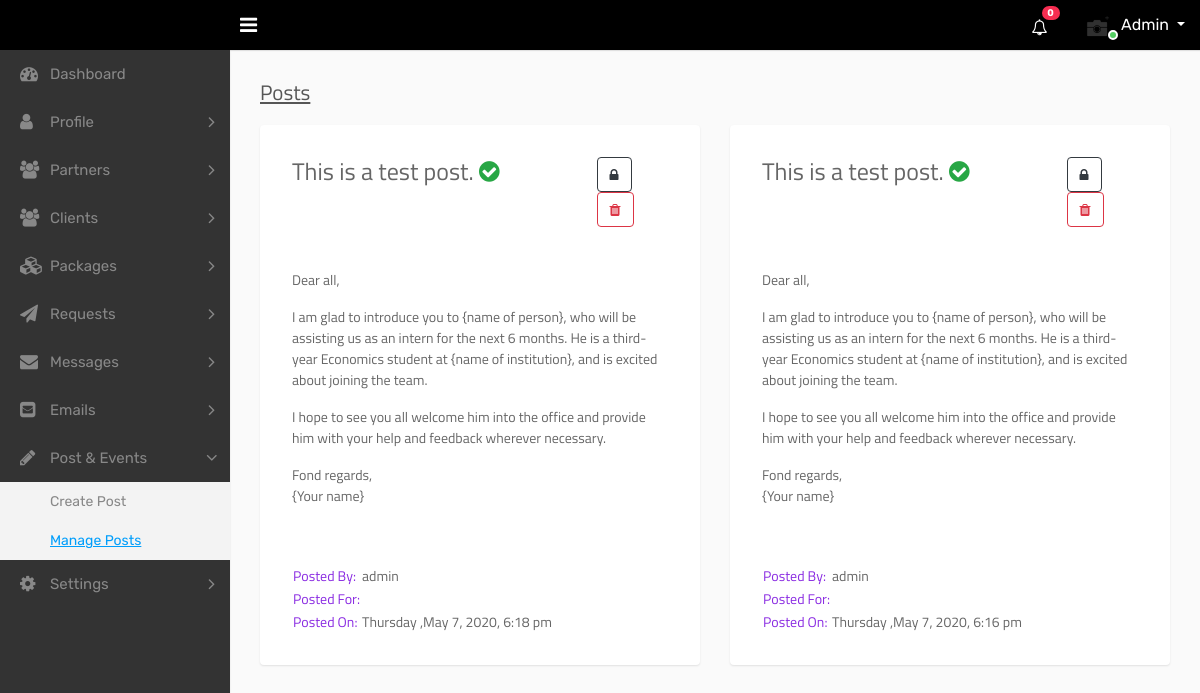
Screenshot of /dashboard/admin/post-manage.php (signed in) with the database file from the repository.
### tables this page shows
CREATE TABLE `posts` (
  `id` int(11) NOT NULL,
  `post_id` varchar(100) NOT NULL,
  `posted_by` text NOT NULL,
  `posted_for` text NOT NULL,
  `post_title` text NOT NULL,
  `post_description` text NOT NULL,
  `posted_on` varchar(100) NOT NULL,
  `publication_status` tinyint(1) NOT NULL,
  `created_at` datetime NOT NULL DEFAULT current_timestamp() ON UPDATE current_timestamp(),
  `updated_at` timestamp NOT NULL DEFAULT current_timestamp() ON UPDATE current_timestamp()
);

### dashboard/admin/server/Admin.php (called while the page is built, shortened)
<?php
class Admin
{
    private $conn;
    public function __construct()
    {
        $this->conn = new mysqli('localhost', 'root', '', 'dams');
    }
    public function adminData()
    {
        $adminid = $_SESSION['admin_id'];
        $sql = "SELECT *FROM admin WHERE admin_id = '$adminid' AND type='admin'";
        $result = $this->conn->query($sql);
        return $result;
    }
    public function view_posts()
    {
        $sql = "SELECT * FROM `posts` WHERE `posted_by` = 'admin' ORDER BY id DESC ";
        $result = $this->conn->query($sql);
        return $result;
    }
    public function total_notification()
    {
        $query = "SELECT COUNT(id) FROM `notifications` WHERE notification_to = 'admin' AND is_seen = 0";
        $result = mysqli_query($this->conn, $query);
        $rows = mysqli_fetch_row($result);
        $count = $rows[0];
        return $count;
    }
}

### dashboard/admin/post-manage.php (the view, shortened to what this page needs)
<?php
require_once './server/Admin.php';
$server = new Admin();
$result = $server->adminData();
$posts = $server->view_posts();
?>
<!DOCTYPE html>
<html lang="en">
<head>
    <?php
    include './parts/css-links.php';
    ?>
</head>
<body>
<div class="main-wrapper">
    <?php while ($row = $result->fetch_assoc()) { ?>
        <?php include './parts/top-nav.php'; ?>
        <?php include './parts/side-nav.php'; ?>
    <?php } ?>
    <div class="page-wrapper">
        <div class="content">
            <div class="row" style="font-family: 'Titillium Web', sans-serif;">
                <div class="col-sm-7 col-6">
                    <h4 class="page-title">
                        <u>Posts</u>
                    </h4>
                </div>
                <div class="col-sm-5 col-6 text-right m-b-30">
                </div>
            </div>
            <div class="row">
                <?php if ($posts->num_rows > 0) {
                    while ($row = $posts->fetch_assoc()) {
                        ?>
                        <div class="col-md-6 col-sm-6 col-lg-6 col-xl-6">
                            <div class="dash-widget">
                                <div style="padding: 3%">
                                    <div class="row">
                                        <div class="col-sm-9">
                                            <h3>
                                                <?= $row['post_title'] ?>
                                                <?php if ($row['publication_status'] == 1) { ?>
                                                    <i class="fa fa-check-circle text-success"></i>
                                                <?php } else { ?>
                                                    <i class="fa fa-check-circle text-danger"></i>
                                                <?php } ?>
                                            </h3>
                                        </div>
                                        <div class="col-sm-3">
                                            <form method="POST" action="">
                                               <?php if ($row['publication_status'] == 1) { ?>
                                                   <button type="submit" name="unpublished" class="btn btn-outline-dark" title="Mark as unpublished."><i class="fa fa-lock"></i></button>
                                                <?php } else { ?>
                                                   <input type="hidden" name="publication_status" value="1"/>
                                                   <button type="submit" name="published" class="btn btn-outline-primary" title="Mark as published."><i class="fa fa-unlock"></i></button>
                                                <?php } ?>
                                                <button type="submit" name="delete" class="btn btn-outline-danger"  title="Delete" onclick="return confirm('Are you sure to delete? ')"><i class="fa fa-trash"></i></button>
                                            </form>
                                        </div>
                                    </div>
                                    <br>
                                    <br>
                                    <?= $row['post_description'] ?>
                                    <br>
                                    <br>
                                    <table>
                                        <tr>
                                            <td style="color:blueviolet">Posted By:</td>
                                            <td><?= $row['posted_by'] ?></td>
                                        </tr>
                                        <tr>
                                            <td style="color:blueviolet">Posted For:</td>
                                            <td><?= $row['posted_for'] ?></td>
                                        </tr>
                                        <tr>
                                            <td style="color:blueviolet">Posted On:</td>
                                            <td><?= $row['posted_on'] ?></td>
                                        </tr>
                                    </table>
                                </div>
                            </div>
                        </div>
                    <?php }
                } ?>
            </div>
        </div>
</body>
</html>

### dashboard/admin/parts/css-links.php (shortened to what this page needs)
<link rel="stylesheet" type="text/css" href="assets/css/bootstrap.min.css">
<link rel="stylesheet" type="text/css" href="assets/css/font-awesome.min.css">
<link rel="stylesheet" type="text/css" href="assets/css/style.css">
<link rel="stylesheet" type="text/css" href="assets/css/bootstrap.min.css">
<link rel="stylesheet" type="text/css" href="assets/css/font-awesome.min.css">
<link rel="stylesheet" type="text/css" href="assets/css/select2.min.css">
<link rel="stylesheet" type="text/css" href="assets/css/bootstrap-datetimepicker.min.css">
<link rel="stylesheet" type="text/css" href="assets/css/style.css">

### dashboard/admin/parts/top-nav.php (shortened to what this page needs)
<div class="header" style="background-color: black">
    <div class="header-left">
        <a href="index.html" class="logo">
        </a>
    </div>
    <a id="toggle_btn" href="javascript:void(0);"><i class="fa fa-bars"></i></a>
    <ul class="nav user-menu float-right">
        <li class="nav-item dropdown d-none d-sm-block">
            <a href="#" class="dropdown-toggle nav-link" data-toggle="dropdown"><i class="fa fa-bell-o"></i> <span class="badge badge-pill bg-danger float-right"><div id="notification_count"><?php echo $server->total_notification(); ?></div></span></a>
        </li>
        <li class="nav-item dropdown has-arrow">
            <a href="#" class="dropdown-toggle nav-link user-link" data-toggle="dropdown">
                <span class="user-img">
                    <img class="rounded-circle" style="height: 40px;width: 40px" src="<?php echo $row['propic'] ?>" onerror="this.onerror=null; this.src='assets/img/user.jpg'" width="24" alt="">
                    <span class="status online"></span>
                </span>
                <span>Admin</span>
            </a>
        </li>
    </ul>
</div>

### dashboard/admin/parts/side-nav.php (shortened to what this page needs)
<?php $url = basename($_SERVER['REQUEST_URI'], '?' . $_SERVER['QUERY_STRING']); ?>
<div class="sidebar" id="sidebar" style="background-color: #333333;color:white">
    <div class="sidebar-inner slimscroll">
        <div id="sidebar-menu" class="sidebar-menu">
            <ul>
                <li class="<?php
                if ($url == 'index.php') {
                    echo 'active';
                }
                ?>">
                    <a href="index.php"><i class="fa fa-dashboard"></i> <span>Dashboard</span></a>
                </li>
                <li class="submenu">
                    <a href="#"><i class="fa fa-user"></i> <span> Profile </span> <span class="menu-arrow"></span></a>
                </li>
                <li class="submenu">
                    <a href="#"><i class="fa fa-users"></i> <span> Partners </span> <span class="menu-arrow"></span></a>
                </li>
                <li class="submenu">
                    <a href="#"><i class="fa fa-users"></i> <span> Clients </span> <span class="menu-arrow"></span></a>
                </li>
                <li class="submenu">
                    <a href="#"><i class="fa fa-cubes"></i> <span>Packages</span> <span class="menu-arrow"></span></a>
                </li>
                <li class="submenu">
                    <a href="#"><i class="fa fa-paper-plane"></i> <span> Requests </span> <span
                                class="menu-arrow"></span></a>
                </li>
                <li class="submenu">
                    <a href="#"><i class="fa fa-envelope"></i> <span> Messages </span> <span
                                class="menu-arrow"></span></a>
                </li>
                <li class="submenu">
                    <a href="#"><i class="fa fa-envelope-square"></i> <span> Emails </span> <span
                                class="menu-arrow"></span></a>
                </li>
                <li class="submenu">
                    <a href="#"><i class="fa fa-pencil"></i> <span> Post & Events </span> <span
                                class="menu-arrow"></span></a>
                    <ul style="display: none;">
                        <li><a href="post-create.php" class="<?php
                            if ($url == 'post-create.php') {
                                echo 'active';
                            }
                            ?>">Create Post</a></li>
                        <li><a href="post-manage.php" class="<?php
                            if ($url == 'post-manage.php') {
                                echo 'active';
                            }
                            ?>">Manage Posts</a></li>
                    </ul>
                </li>
                <li>
                    <a href="#"><i class="fa fa-cog"></i> <span>Settings</span> <span
                            class="menu-arrow"></span></a>
                </li>
            </ul>
        </div>
    </div>
</div>

### dashboard/admin/parts/css-links.php (style rules this page uses)
html { overflow: scroll; overflow-x: hidden; }
.content { font-family: 'Titillium Web', sans-serif; }

### rows the page displays
posts: post_title "This is a test post.", publication_status 1 (drawn), post_description "Dear all, I am glad to introduce you to {name of person}, who will be assisting us as an intern for the next 6 months. He is a third-year Economics student at {name of institution}, and is excited about joining the team. I hope to see you all welcome him into the office and provide him with your help and feedback wherever necessary. Fond regards, {Your name}", posted_by "admin", posted_on "Thursday ,May 7, 2020, 6:18 pm"
posts: post_title "This is a test post.", publication_status 1 (drawn), post_description "Dear all, I am glad to introduce you to {name of person}, who will be assisting us as an intern for the next 6 months. He is a third-year Economics student at {name of institution}, and is excited about joining the team. I hope to see you all welcome him into the office and provide him with your help and feedback wherever necessary. Fond regards, {Your name}", posted_by "admin", posted_on "Thursday ,May 7, 2020, 6:16 pm"

### other values shown
$server->total_notification() "0"
